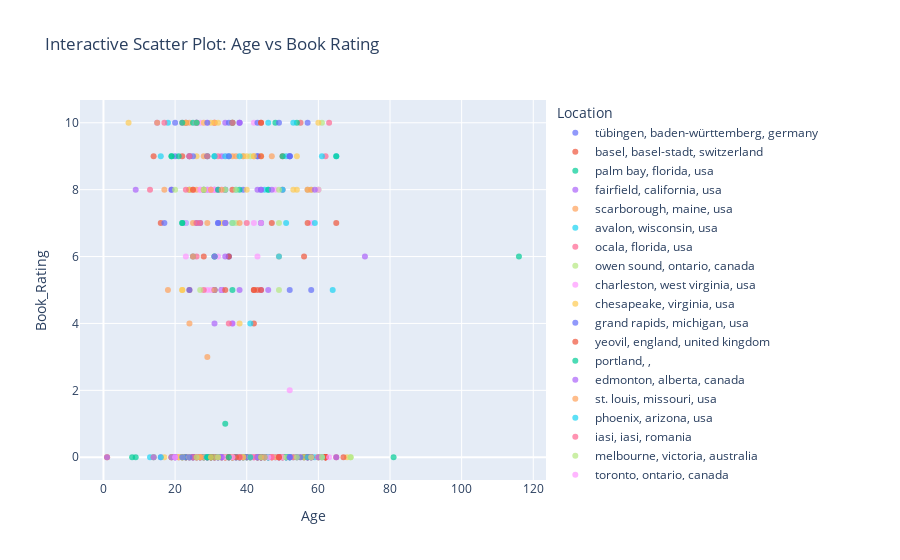

Write notebook code for a chart like this one.
### Code cell
import plotly.express as px

# Interactive scatter plot
fig = px.scatter(merged_data.sample(1000), x='Age', y='Book_Rating', color='Location', opacity=0.7, title='Interactive Scatter Plot: Age vs Book Rating')
fig.show()
